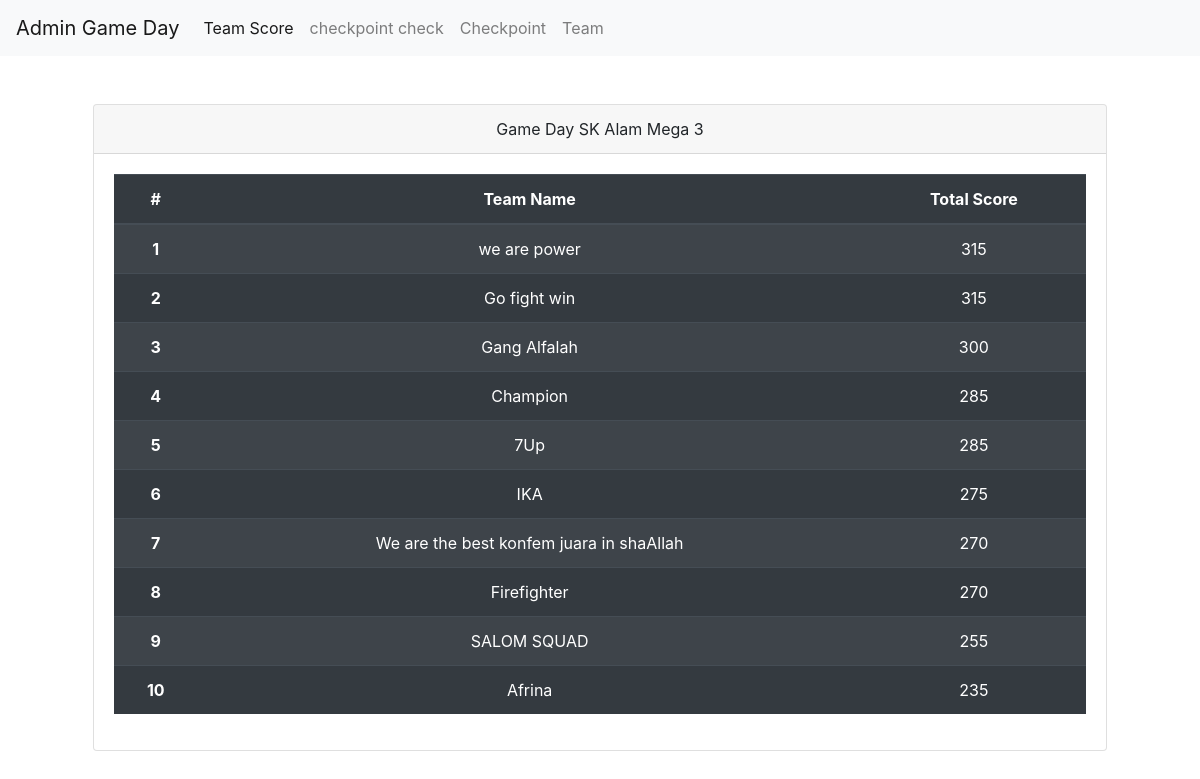
/index.php/gameday, run on the app's committed database.
### tables this page shows
CREATE TABLE `score` (
  `teamid` int(11) NOT NULL,
  `scoreid` int(11) NOT NULL,
  `scoretotal` int(11) NOT NULL
);

CREATE TABLE `team` (
  `teamid` int(11) NOT NULL,
  `teamname` varchar(50) NOT NULL,
  `teampassword` varchar(50) NOT NULL,
  `teamstatus` int(11) NOT NULL
);

### application/controllers/Gameday.php (called while the page is built, shortened)
<?php
class Gameday extends CI_Controller
{
    public function index()
    {
        $this->load->model('Gameday_model');
        $data['currentstats'] = $this->Gameday_model->getScore();
        $data['title'] = "Digital Awareness Game";
        $this->load->view('templates/header', $data);
        $this->load->view('templates/admnav');
        $this->load->view('gameday/index', $data);
        $this->load->view('templates/footer');
    }
}

### index.php (called while the page is built, shortened)
<?php
require_once BASEPATH.'core/CodeIgniter.php';

### application/models/Gameday_model.php (called while the page is built, shortened)
<?php
class Gameday_model extends CI_model
{
    public function getScore()
    {
        return  $this->db->query('SELECT team.teamname,mata.scoretotal FROM score AS mata JOIN team ON  mata.teamid=team.teamid WHERE team.teamstatus=1 ORDER BY mata.scoretotal DESC');
    }
}

### application/views/gameday/index.php (the view)
<div class="container p-5">
    <div class="col-xl-12 col-lg-12 col-md-12 col-sm-12 col-12">
        <div class="card">
            <div class="card-header text-center">
                Game Day SK Alam Mega 3
            </div>
            <div class="card-body">
                <table class="table table-striped table-dark text-center table-responsive{-sm|-md|-lg|-xl}">
                    <thead>
                        <tr>
                            <th scope="col">#</th>
                            <th scope="col">Team Name</th>
                            <th scope="col">Total Score</th>
                        </tr>
                    </thead>
                    <tbody>
                        <?php
                        $num = 1;
                        foreach ($currentstats->result_array() as $cs) : ?>
                            <tr>
                                <th scope="row"><?= $num; ?></th>
                                <td><?= $cs['teamname']; ?></td>
                                <td><?= $cs['scoretotal']; ?></td>
                            </tr>
                        <?php
                        $num++;
                        endforeach; ?>
                    </tbody>
                </table>
            </div>
        </div>
    </div>
</div>

### application/views/templates/header.php (shortened to what this page needs)
<!doctype html>
<html lang="en">
<head>
    <link rel="stylesheet" href="https://stackpath.bootstrapcdn.com/bootstrap/4.3.1/css/bootstrap.min.css">
</head>
<body>

### application/views/templates/admnav.php (shortened to what this page needs)
<nav class="navbar navbar-expand-lg navbar-light bg-light">
    <a class="navbar-brand" href="#">Admin Game Day</a>
    <div class="collapse navbar-collapse" id="navbarSupportedContent">
        <ul class="navbar-nav mr-auto">
            <li class="nav-item active">
                <a class="nav-link" href="<?= base_url(); ?>gameday">Team Score <span class="sr-only">(current)</span></a>
            </li>
            <li class="nav-item">
                <a class="nav-link" href="<?= base_url(); ?>gameday/cpchecker">checkpoint check</a>
            </li>
            <li class="nav-item ">
                <a class="nav-link" href="<?= base_url(); ?>checkpoint">Checkpoint </span></a>
            </li>
             <li class="nav-item ">
                <a class="nav-link" href="<?= base_url(); ?>team">Team</span></a>
            </li>
        </ul>
    </div>
</nav>

### application/views/templates/footer.php (shortened to what this page needs)
</body>
</html>

### data on the page
score: teamid.teamname "we are power", scoretotal "315"
score: teamid.teamname "Go fight win", scoretotal "315"
score: teamid.teamname "Gang Alfalah", scoretotal "300"
score: teamid.teamname "Champion", scoretotal "285"
score: teamid.teamname "7Up", scoretotal "285"
score: teamid.teamname "IKA", scoretotal "275"
score: teamid.teamname "We are the best konfem juara in shaAllah", scoretotal "270"
score: teamid.teamname "Firefighter", scoretotal "270"
score: teamid.teamname "SALOM SQUAD", scoretotal "255"
score: teamid.teamname "Afrina", scoretotal "235"
